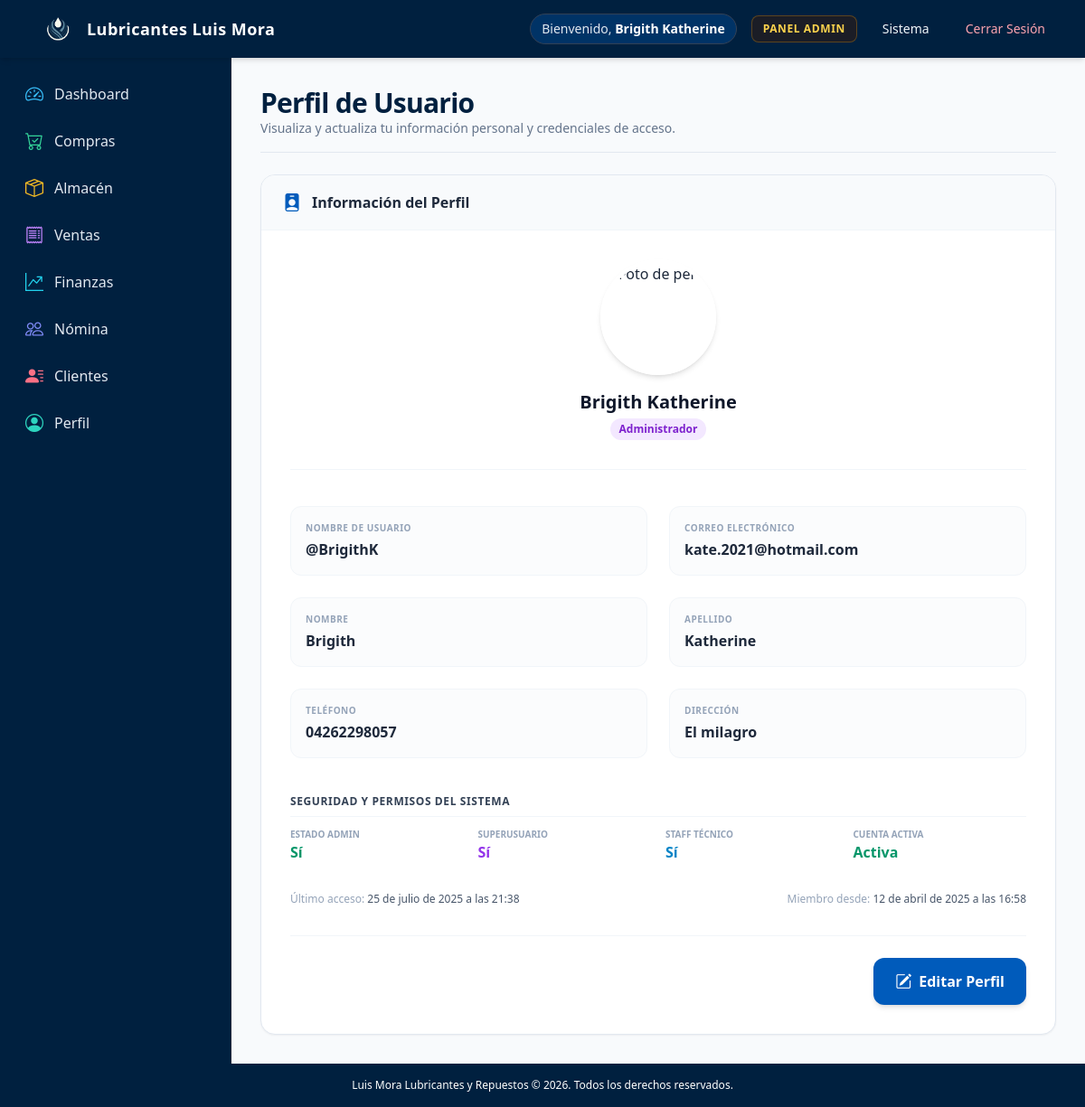
The app's page /perfil/ (signed in), older data.
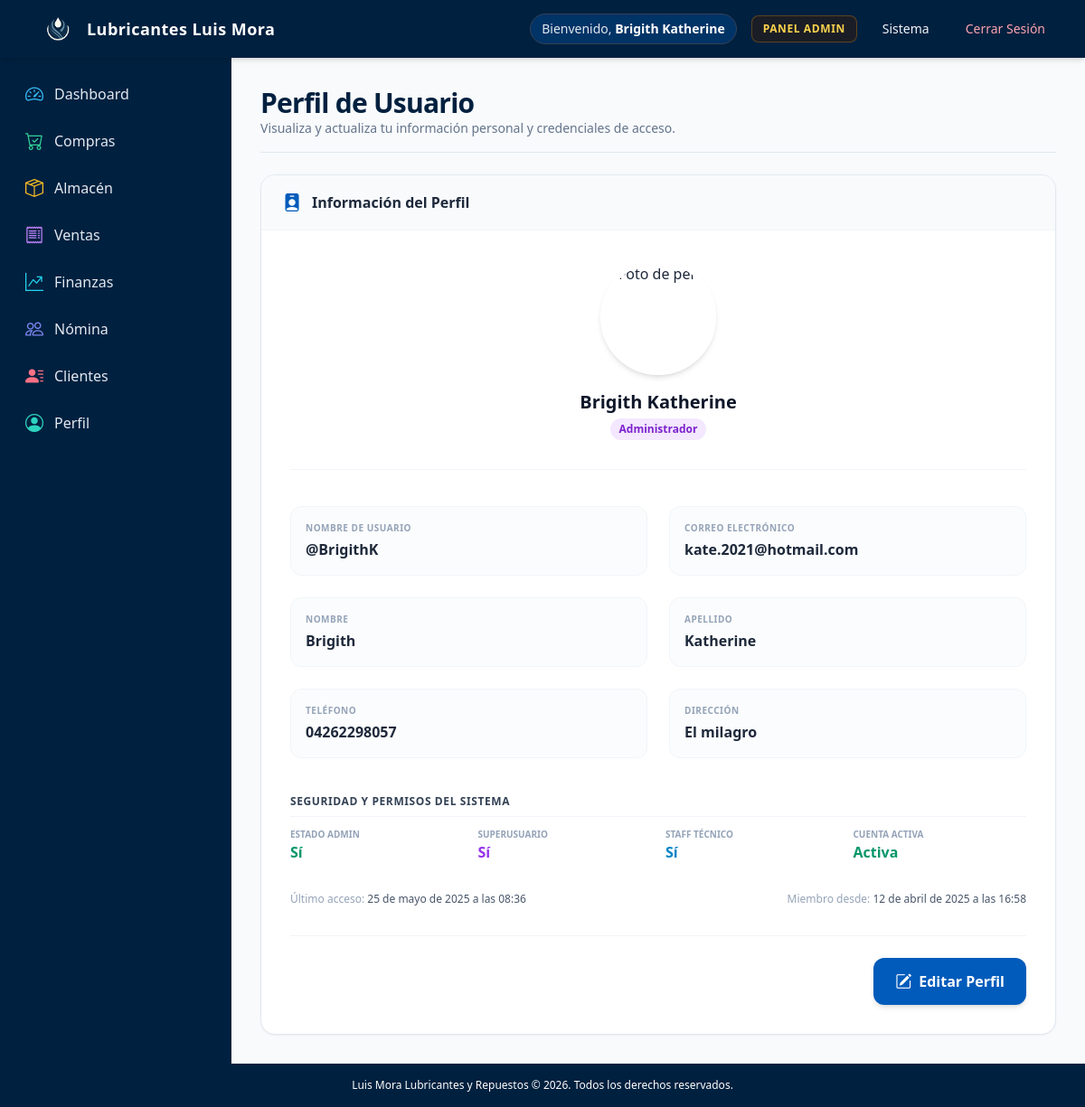
The same page, newer data.
### aplicacion/models.py (models this page shows, shortened)
class CustomUser(AbstractUser):
    ROLES = (
        ('admin', 'Administrador'),
        ('personal', 'Personal'),
        ("invitado", "Invitado"),
    )
    rol = models.CharField(max_length=20, choices=ROLES, default='personal')
    telefono = models.CharField(max_length=20, blank=True, verbose_name="Teléfono")
    direccion = models.TextField(blank=True, verbose_name="Dirección")
    foto_perfil = models.ImageField(upload_to='perfiles/', blank=True, null=True, verbose_name="Foto de perfil")
    admin = models.BooleanField(default=False, verbose_name="¿Administrador?")
    class Meta:
        verbose_name = 'Usuario'
        verbose_name_plural = 'Usuarios'

### aplicacion/views.py (the view)
# urls.py: path('perfil/', profile, name='perfil'),
@login_required
def profile(request):
    if request.method == 'POST':
        form = UserUpdateForm(request.POST, request.FILES, instance=request.user)
        if form.is_valid():
            usuario_original = CustomUser.objects.get(pk=request.user.pk)
            foto_anterior_field = usuario_original.foto_perfil
            foto_anterior = os.path.join(
                settings.DEFAULT_FILE_STORAGE,
                'perfiles',
                os.path.basename(str(foto_anterior_field))
            )
            form.save()
            if 'foto_perfil' in request.FILES and foto_anterior and os.path.isfile(foto_anterior):
                try:
                    os.remove(foto_anterior)
                except Exception as e:
                    pass
            else:
                pass
            messages.success(request, 'Tu perfil ha sido actualizado correctamente!')
            return redirect('perfil')
        else:
            messages.error(request, 'Por favor corrige los errores en el formulario.')
    else:
        form = UserUpdateForm(instance=request.user)
    context = {
        'form': form,
        'user': request.user
    }
    return render(request, 'vistas/perfil.html', context)

### templates/vistas/perfil.html (shortened to what the changed rows need)
{% extends 'paneles/admin.html' %}
{% load static i18n %}
{% block dashboard %}
<div class="max-w-4xl mx-auto">
  <div class="flex flex-col md:flex-row md:items-center justify-between pb-4 border-b border-slate-200 mb-6 gap-4">
    <div>
      <h1 class="text-2xl sm:text-3xl font-extrabold text-brand-dark tracking-tight">Perfil de Usuario</h1>
    </div>
  </div>
  <div class="bg-white rounded-2xl shadow-sm border border-slate-200 overflow-hidden">
    <div class="p-6 md:p-8">
      <form id="profile-form" method="POST" action="{% url 'actualizar_perfil' %}" enctype="multipart/form-data">
        <div class="flex flex-col items-center justify-center mb-10 pb-8 border-b border-slate-100">
          <div class="mt-4 text-center">
            <h2 class="text-xl font-bold text-slate-900">{{ form.instance.get_full_name|default:form.instance.username }}</h2>
            <span class="inline-flex mt-1 items-center px-2.5 py-1 rounded-full text-xs font-bold {% if user.admin %}bg-purple-100 text-purple-700{% elif user.is_staff %}bg-sky-100 text-sky-700{% else %}bg-emerald-100 text-emerald-700{% endif %}">
              {{ form.instance.get_rol_display }}
            </span>
          </div>
        </div>
        <div class="view-mode space-y-6">
          <div class="grid grid-cols-1 md:grid-cols-2 gap-6">
            <div class="bg-slate-50/50 p-4 rounded-xl border border-slate-100">
              <label class="block text-[10px] font-bold text-slate-400 uppercase tracking-wider mb-1">Nombre de usuario</label>
              <p class="font-semibold text-slate-800" id="username-view">@{{ form.instance.username }}</p>
            </div>
            <div class="bg-slate-50/50 p-4 rounded-xl border border-slate-100">
              <label class="block text-[10px] font-bold text-slate-400 uppercase tracking-wider mb-1">Correo electrónico</label>
              <p class="font-semibold text-slate-800" id="email-view">{{ form.instance.email }}</p>
            </div>
            <div class="bg-slate-50/50 p-4 rounded-xl border border-slate-100">
              <label class="block text-[10px] font-bold text-slate-400 uppercase tracking-wider mb-1">Nombre</label>
              <p class="font-semibold text-slate-800" id="first-name-view">{{ form.instance.first_name|default:"-" }}</p>
            </div>
            <div class="bg-slate-50/50 p-4 rounded-xl border border-slate-100">
              <label class="block text-[10px] font-bold text-slate-400 uppercase tracking-wider mb-1">Apellido</label>
              <p class="font-semibold text-slate-800" id="last-name-view">{{ form.instance.last_name|default:"-" }}</p>
            </div>
            <div class="bg-slate-50/50 p-4 rounded-xl border border-slate-100">
              <label class="block text-[10px] font-bold text-slate-400 uppercase tracking-wider mb-1">Teléfono</label>
              <p class="font-semibold text-slate-800" id="telefono-view">{{ form.instance.telefono|default:"-" }}</p>
            </div>
            <div class="bg-slate-50/50 p-4 rounded-xl border border-slate-100">
              <label class="block text-[10px] font-bold text-slate-400 uppercase tracking-wider mb-1">Dirección</label>
              <p class="font-semibold text-slate-800 truncate" id="direccion-view">{{ form.instance.direccion|default:"-" }}</p>
            </div>
            <div class="md:col-span-2 flex flex-col sm:flex-row sm:justify-between text-xs text-slate-400 mt-2">
              <div>Último acceso: <span class="font-medium text-slate-600" id="last-login-view">{{ user.last_login|default:"Nunca" }}</span></div>
              <div>Miembro desde: <span class="font-medium text-slate-600" id="date-joined-view">{{ user.date_joined }}</span></div>
            </div>
          </div>
        </div>
      </form>
    </div>
  </div>
</div>
{% endblock %}

### templates/base.html (shortened to what the changed rows need)
{% load static %}
<!DOCTYPE html>
<html lang="es" class="h-full bg-slate-50">
  <head>
    <script src="https://cdn.tailwindcss.com"></script>
    <link href="{% static 'bootstrap-icons/bootstrap-icons.css' %}" rel="stylesheet">
    <link rel="stylesheet" href="{% static 'css/styles.css' %}" />
  </head>
  <body class="h-full font-sans antialiased text-slate-800 bg-slate-50 flex flex-col min-h-screen">
    <header class="bg-brand-dark text-white shadow-md sticky top-0 z-40">
      <nav class="max-w-7xl mx-auto px-4 sm:px-6 lg:px-8">
        <div class="flex items-center justify-between h-16">
          <div class="hidden md:flex items-center space-x-4">
            {% if user.is_authenticated %}
              <span class="text-sm font-medium text-slate-200 bg-brand-navy/60 px-3 py-1.5 rounded-full border border-slate-700">
                Bienvenido, <strong class="text-white">{{ user.get_full_name|default:user.username }}</strong>
              </span>
              {% if user.admin or user.rol == 'admin' %}
                <a href="/admin/" target="_blank" class="text-xs font-semibold uppercase tracking-wider text-amber-300 hover:text-amber-200 bg-amber-950/40 hover:bg-amber-900/50 px-3 py-1.5 rounded-lg border border-amber-500/30 transition">
                  Panel Admin
                </a>
              {% endif %}
              <a href="{% url 'dashboard' %}" class="text-sm font-medium text-slate-100 hover:text-white hover:bg-brand-navy px-3 py-2 rounded-lg transition">
                Sistema
              </a>
              <a href="{% url 'logout' %}" class="text-sm font-medium text-rose-300 hover:text-rose-100 hover:bg-rose-950/40 px-3 py-2 rounded-lg transition">
                Cerrar Sesión
              </a>
            {% else %}
              {% if request.resolver_match.url_name != 'login' %}
                <a href="{% url 'login' %}" class="inline-flex items-center px-4 py-2 text-sm font-semibold text-white bg-brand-steel hover:bg-sky-600 rounded-lg shadow transition duration-150">
                  Iniciar Sesión
                </a>
              {% endif %}
            {% endif %}
          </div>
        </div>
      </nav>
    </header>
    <div class="flex-1 flex overflow-hidden">
      <main class="flex-1 overflow-y-auto p-4 sm:p-6 lg:p-8">
        {% block content %}{% endblock %}
      </main>
    </div>
  </body>
</html>

Row changes from the older to the newer data that the page shows:
changed CustomUser "Brigith Katherine": last_login "25 de julio de 2025 a las 21:38" → "25 de mayo de 2025 a las 08:36"
